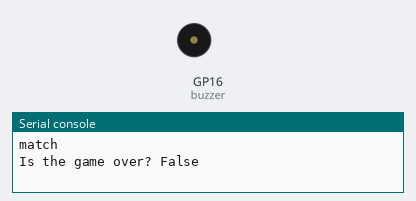
The program below on a simulated Raspberry Pi Pico running MicroPython. Parts: buzzer (waves = sounding), the last lines printed to the serial console. At 2.6 s the program stops and its outputs stay as they are.

Above: at 0.1 s.
At 2.1 s:
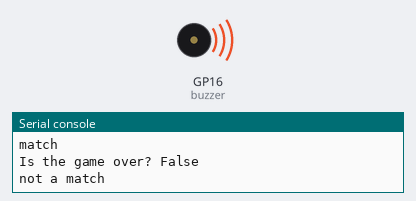
Timing chart, 0 to 4.0 s (numbered marks = the images above):
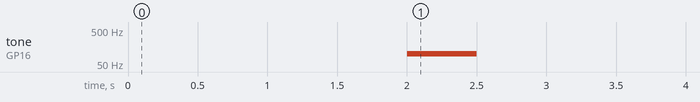

Measured:
- by itself, tone on GP16 (buzzer): silent → 100 Hz at 2.0 s, → silent 0.50 s later

The program:

compare_lists.py
```python
# Pimon - building block program 4
# Code for comparing device sequence to player entered sequence
# Lori Pfahler
# June 2023

# import modules
from machine import Pin, I2C, PWM
from utime import sleep, sleep_ms
from random import randint

# setup passive buzzer pim
buzzer = PWM(Pin(16))

# function to play a note/tone on a passive buzzer using PWM
def tone(pin, frequency, duration):
    # set the pin frequency
    pin.freq(frequency)
    # use a duty cycle of 50% - can be set from 0 to 65535
    pin.duty_u16(32768)
    # hold the note for the duration needed
    sleep_ms(duration)
    # turn the sound off
    pin.duty_u16(0)
    # a little bit of sleep to create a "break' between notes
    sleep_ms(50)

# compare lists for exact match
device1 = [1, 2, 3, 4, 1, 2, 3, 4]
player1 = [1, 2, 3, 4, 1, 2, 3, 4]
player2 = [1, 2, 3, 4, 1, 2, 3, 3]

# function to compare and make losing sound if not a match
def list_match(list1, list2):
    if list1 == list2:
        print('match')
        end_game = False
    else:
        print('not a match')
        tone(buzzer, 100, 500)
        end_game = True
    return(end_game)


game_over = list_match(device1, player1)
print('Is the game over?',game_over)

sleep(2)

game_over = list_match(device1, player2)
print('Is the game over?', game_over)
```
